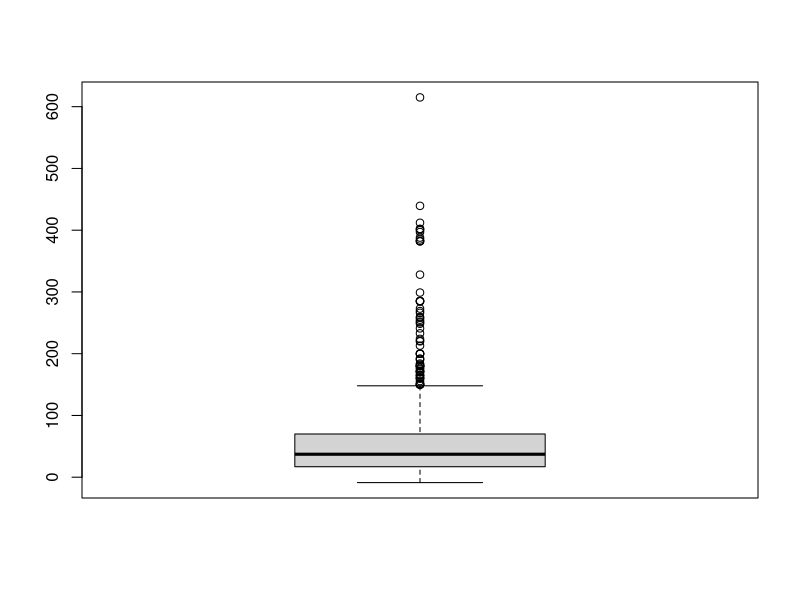
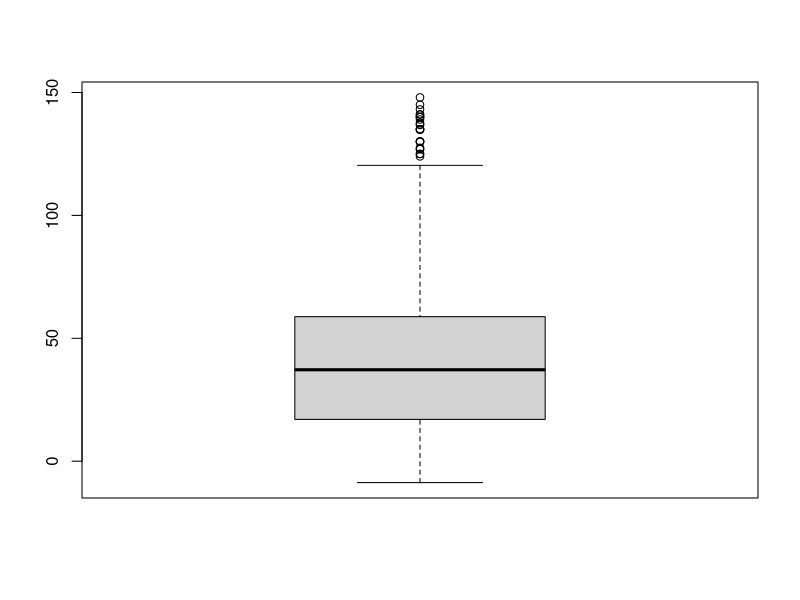
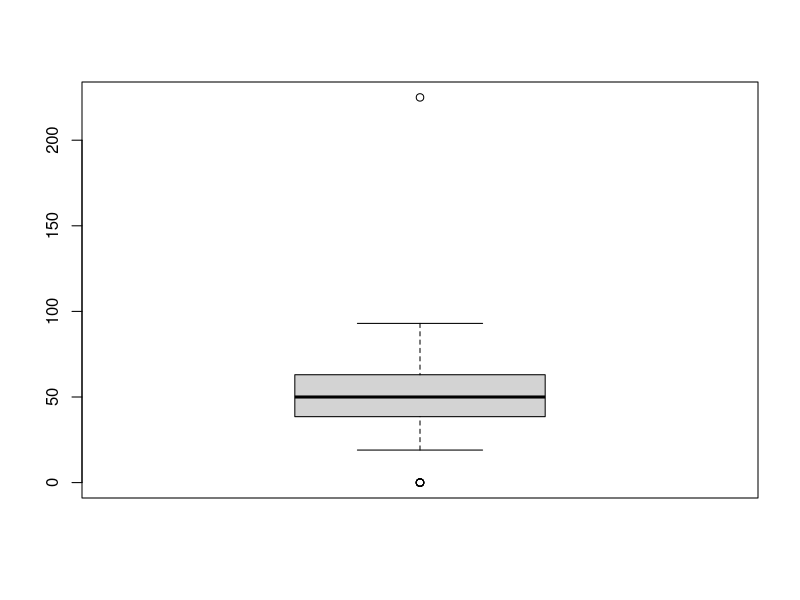
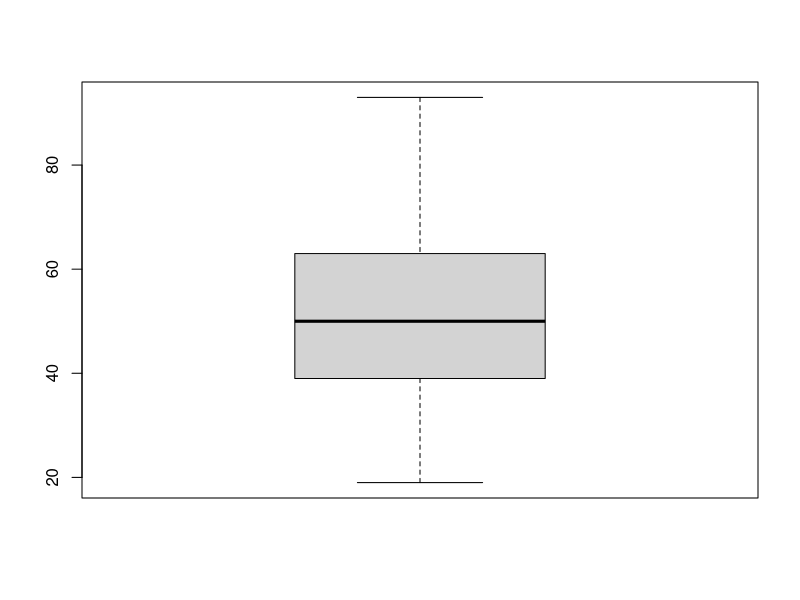

The R script that drew these images, in order:
# Load Dataset splitted by (;) and map the empty values ("") to NA
insurance_dataset <-
  read.csv2("./base_clientes.csv", na.strings = c("", "NA"))
# Head of first six elements
head(insurance_dataset)
# Print the structure of the data
str(insurance_dataset)
# Print summary of the data
summary(insurance_dataset)

# ANOMALIES

# WRONG VARIABLE FORMAT
# Print the variable type for each feature because looks like their types does not correspond
cat("The variable type for date is:",
    class(insurance_dataset$date),
    "\n")
cat("The variable type for sex is:",
    class(insurance_dataset$sex),
    "\n")
cat("The variable type for age is:",
    class(insurance_dataset$age),
    "\n")
cat("The variable type for vehicle is:",
    class(insurance_dataset$vehicle),
    "\n")
# Now, let's try to cast some features because they are not using the right format

# First, convert date as a Date format instead of a factor
insurance_dataset$date <-
  as.Date(insurance_dataset$date, format = "%m/%d/%Y")
# Second, convert sex to a factor instead of a integer because it is a qualitative value
insurance_dataset$sex <-
  factor(
    insurance_dataset$sex,
    levels = c("1", "2"),
    labels = c("Female", "Male")
  )
# Third, convert vehicle to boolean because it is a yes or not value
insurance_dataset$vehicle <- as.logical(factor(
  insurance_dataset$vehicle,
  levels = c("YES", "NO"),
  labels = c("True", "False")
))
# Finally, convert age as a cuantitative value instead of a qualitative. For that, cast to an integer value
insurance_dataset[insurance_dataset$custid == 17946,]
suppressWarnings(insurance_dataset$age <-
                   as.integer(as.character(insurance_dataset$age)))
insurance_dataset[insurance_dataset$custid == 17946,]
# Now, when we print the structure again we will see that features are using the right format
str(insurance_dataset)

# DUPLICATED VALUES
# Now it's time to find some duplicated values
# First let's start by searching for duplicated values
table(duplicated(insurance_dataset$custid))

# Due to the id should not be duplicated we delete the copies
insurance_dataset <- unique(insurance_dataset)
# There should not be duplicated data
table(duplicated(insurance_dataset$custid))

# MISSING VALUES
summary(insurance_dataset)
# There are NA's values for sex, is.employed, annual_incomeUSD, marital.stat, health.ins, housing.type,
# vehicle, num.vehicles, age and state.of.res

# First, let's search the only missing value for sex
missing <- insurance_dataset[which(is.na(insurance_dataset$sex)), ]
missing
# Looks like that row has a lot of missing values for the cols, thats why that row is deleted
library(tidyr)
insurance_dataset <- insurance_dataset %>% drop_na(sex)
summary(insurance_dataset)
# Now there are just 4 variables with NA values: is.employed, housing.type, age and num.vehicles

# Let's try to find any relationship between NA num vehicles and vehicles:
summary(insurance_dataset[(insurance_dataset$vehicle == FALSE &
                             insurance_dataset$num.vehicles == 0), c("vehicle", "num.vehicles")])
# Override the NA to cero because if there is a NA value, then there is a "NO"
# value for the vehicle feature
insurance_dataset$num.vehicles <-
  ifelse(is.na(insurance_dataset$num.vehicles),
         0,
         insurance_dataset$num.vehicles)
summary(insurance_dataset)
# For NAs for age, let's save these values as 0.
insurance_dataset$age <-
  ifelse(is.na(insurance_dataset$age), 0, insurance_dataset$age)

# There are just two variables with NA's: is.employed with 328 (33% of the data) and
# housing.type with 56 (6% of the data). Due to housing.type has a narrow percent of
# the data it is safe to drop these customers, but not for is.employed because
# it is the third part of the data.
insurance_dataset <- insurance_dataset %>% drop_na(housing.type)
summary(insurance_dataset)
# For is.employed let's replace the NA's for a new value that encodes for someone who is
# not in active in the actual workforce
insurance_dataset$is.employed <-
  ifelse(
    is.na(insurance_dataset$is.employed),
    "Other",
    ifelse(
      insurance_dataset$is.employed == TRUE,
      "Employee",
      "Not Employee"
    )
  )
insurance_dataset$is.employed <-
  factor(insurance_dataset$is.employed)
summary(insurance_dataset)

# OUTLIERS
# let's create some box plots to find outliers
# First, change the annal_income unit dividing by 1000
insurance_dataset$annual_incomeUSD <-
  insurance_dataset$annual_incomeUSD / 1000

# When the plot is generated, the outliers are more visible
outliers_results <- boxplot(insurance_dataset$annual_incomeUSD)
cat("There are", length(outliers_results$out), "outliers")
# Then let's use simple imputation to replace the annual income outliers for the annual income median
insurance_dataset$annual_incomeUSD <-
  ifelse(
    insurance_dataset$annual_incomeUSD %in% outliers_results$out,
    median(insurance_dataset$annual_incomeUSD),
    insurance_dataset$annual_incomeUSD
  )

# Then the plot has less outliers now
outliers_results <- boxplot(insurance_dataset$annual_incomeUSD)
cat("There are", length(outliers_results$out), "outliers")

# The second value with outliers is age
outliers_results <- boxplot(insurance_dataset$age)
cat("There are", length(outliers_results$out), "outliers")
# then impute values using the median too
insurance_dataset$age <-
  ifelse(
    insurance_dataset$age %in% outliers_results$out,
    median(insurance_dataset$age),
    insurance_dataset$age
  )
# Then the plot has not outliers now
outliers_results <- boxplot(insurance_dataset$age)

# INVALID VALUES
# First, let's impute with the median those data with income <= 0
insurance_dataset$annual_incomeUSD <-
  ifelse(
    insurance_dataset$annual_incomeUSD <= 0,
    median(insurance_dataset$annual_incomeUSD),
    insurance_dataset$annual_incomeUSD
  )
summary(insurance_dataset)

# Second, delete the row with inconsistency because
# it has no vehicule but with 4 num vehicles at the same time
insurance_dataset[insurance_dataset$vehicle == FALSE &
                    insurance_dataset$num.vehicles > 0,]
insurance_dataset <-
  insurance_dataset[!(insurance_dataset$vehicle == FALSE &
                        insurance_dataset$num.vehicles > 0),]

# Third, trim state.of.res values because there are repited values
# that start or finishwith a whitespace. For example, New york
str(insurance_dataset$state.of.res)
insurance_dataset$state.of.res <-
  factor(trimws(insurance_dataset$state.of.res))
summary(insurance_dataset)

# Finally there are some typo for the states, like "Norh Caroli"
# So let's fix them one by one
# Fixing North Carolina
library(plyr)
insurance_dataset$state.of.res <-
  revalue(insurance_dataset$state.of.res,
          c("North Caroli" = "North Carolina"))

# Fixing South Carolina
insurance_dataset$state.of.res <-
  revalue(insurance_dataset$state.of.res,
          c("South Caroli" = "South Carolina"))

# Fixing Arizona
insurance_dataset$state.of.res <-
  revalue(insurance_dataset$state.of.res, c("Arizo" = "Arizona"))

# Fixing Indiana
insurance_dataset$state.of.res <-
  revalue(insurance_dataset$state.of.res, c("India" = "Indiana"))

# Fixing New York
insurance_dataset$state.of.res <-
  revalue(insurance_dataset$state.of.res, c("NewYork" = "New York"))

# Fixing Louisiana
insurance_dataset$state.of.res <-
  revalue(insurance_dataset$state.of.res, c("Louisia" = "Louisiana"))

# Fixing Montana
insurance_dataset$state.of.res <-
  revalue(insurance_dataset$state.of.res, c("Monta" = "Montana"))


# PREPROCESSING STEP
# Delete date column because it does not have a big range between dates
# also does not provide us enough value
insurance_dataset <-
  insurance_dataset[, names(insurance_dataset) != "date"]

# The same for custid because it is unique and for the vehicle col because can be inferred with num.vehicles
insurance_dataset <-
  insurance_dataset[, !names(insurance_dataset) %in% c("custid", "vehicle")]

# Add is.house.owner column if it is Homeowner free and clear or Homeowner with mortgage/loan
insurance_dataset$is.house.owner <-
  ifelse(
    insurance_dataset$housing.type %in% c("Homeowner free and clear", "Homeowner with mortgage/loan"),
    T,
    F
  )
summary(insurance_dataset)
# Finally, add bureau.cardinal.point that groups some states
northeast <-
  c(
    "Connecticut",
    "Maine",
    "Massachusetts",
    "New Hampshire",
    "Rhode Island",
    "Vermont",
    "New Jersey",
    "New York",
    "Pennsylvania"
  )
midwest <-
  c(
    "Illinois",
    "Indiana",
    "Michigan",
    "Ohio",
    "Wisconsin",
    "Iowa",
    "Kansas",
    "Minnesota",
    "Missouri",
    "Nebraska",
    "North Dakota",
    "South Dakota"
  )
south <-
  c(
    "Delaware",
    "Florida",
    "Georgia",
    "Maryland",
    "North Carolina",
    "South Carolina",
    "Virginia",
    "West Virginia",
    "Alabama",
    "Kentucky",
    "Mississippi",
    "Tennessee",
    "Arkansas",
    "Louisiana",
    "Oklahoma",
    "Texas"
  )
west <-
  c(
    "Arizona",
    "Colorado",
    "Idaho",
    "Montana",
    "Nevada",
    "New Mexico",
    "Utah",
    "Wyoming",
    "Alaska",
    "California",
    "Hawaii",
    "Oregon",
    "Washington"
  )
insurance_dataset$bureau.cardinal.point = ifelse(
  insurance_dataset$state.of.res %in% northeast,
  "Northeast",
  ifelse(
    insurance_dataset$state.of.res %in% midwest,
    "Midwest",
    ifelse(
      insurance_dataset$state.of.res %in% south,
      "South",
      ifelse(insurance_dataset$state.of.res %in% west,
             "West",
             "NA")
    )
  )
)
insurance_dataset$bureau.cardinal.point = factor(insurance_dataset$bureau.cardinal.point)

# Delete state.of.res because bureau.cardinal.point creates a set
# for these values
insurance_dataset <-
  insurance_dataset[, names(insurance_dataset) != "state.of.res"]

# Now, the work is done by reordering the column names
insurance_dataset <-
  insurance_dataset[, c(
    "sex",
    "age",
    "marital.stat",
    "housing.type",
    "is.house.owner",
    "bureau.cardinal.point",
    "is.employed",
    "annual_incomeUSD",
    "num.vehicles",
    "health.ins"
  )]

# Thes are the results!
str(insurance_dataset)
summary(insurance_dataset)
head(insurance_dataset)